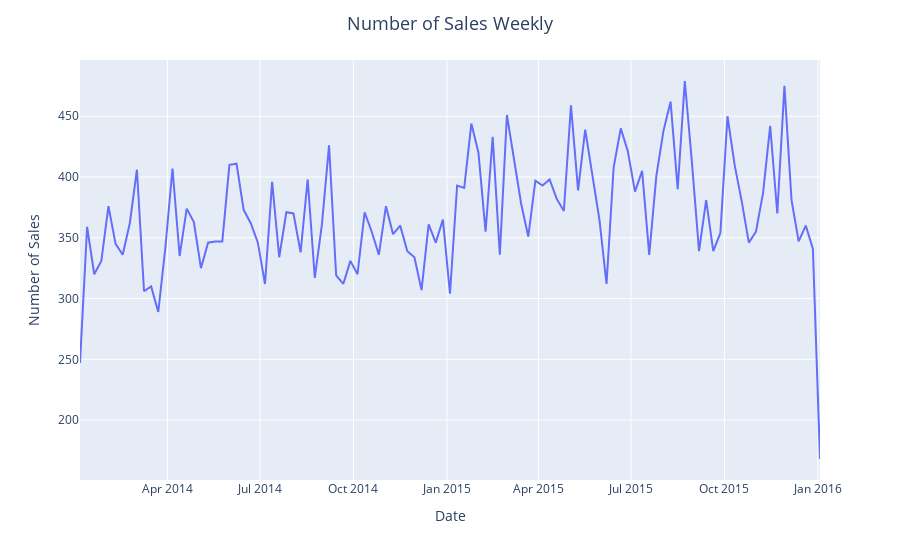

Source (notebook cell):
### Markdown cell above
# Number of Sales Weekly

### Code cell
Sales_weekly = data.resample('w', on='Date').size()
fig = px.line(data, x=Sales_weekly.index, y=Sales_weekly,
              labels={'y': 'Number of Sales',
                     'x': 'Date'})
fig.update_layout(title_text='Number of Sales Weekly',
                  title_x=0.5, title_font=dict(size=18)) 
fig.show()
